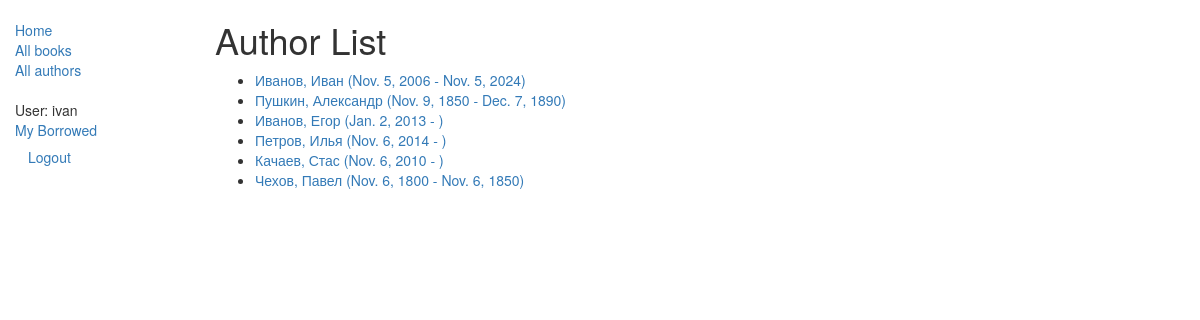
/catalog/authors/ (signed in), run on the app's committed database.
### catalog/models.py (models this page shows)
class Author(models.Model):
    first_name = models.CharField(max_length=100)
    last_name = models.CharField(max_length=100)
    date_of_birth = models.DateField(null=True, blank=True)
    date_of_death = models.DateField('Died', null=True, blank=True)
    def get_absolute_url(self):
        return reverse('author-detail', args=[str(self.id)])
    def __str__(self):
        return '%s, %s' % (self.last_name, self.first_name)

### catalog/views.py (the view)
# urls.py: path('authors/', views.AuthorListView.as_view(), name='authors'),
class AuthorListView(generic.ListView):
    model = Author
    paginate_by = 10

### catalog/templates/catalog/author_list.html
{% extends "base_generic.html" %}
{% block content %}
<h1>Author List</h1>
{% if author_list %}
  <ul>
  {% for author in author_list %}
    <li>
      <a href="{{ author.get_absolute_url }}">
      {{ author }} ({{author.date_of_birth}} - {% if author.date_of_death %}{{author.date_of_death}}{% endif %})
      </a>
    </li>
  {% endfor %}
 </ul>
{% else %}
  <p>There are no authors available.</p>
{% endif %}
{% endblock %}

### catalog/templates/base_generic.html (shortened to what this page needs)
<!doctype html>
<html lang="en">
  <head>
    <link
      rel="stylesheet"
      href="https://maxcdn.bootstrapcdn.com/bootstrap/3.3.7/css/bootstrap.min.css" />
    {% load static %}
    <link rel="stylesheet" href="{% static 'css/styles.css' %}" />
  </head>
  <body>
    <div class="container-fluid">
      <div class="row">
        <div class="col-sm-2">
          {% block sidebar %}
            <ul class="sidebar-nav">
              <li><a href="{% url 'index' %}">Home</a></li>
              <li><a href="{% url 'books' %}">All books</a></li>
              <li><a href="{% url 'authors' %}">All authors</a></li>
            </ul>
            <ul class="sidebar-nav">
              {% if user.is_authenticated %}
               <li>User: {{ user.get_username }}</li>
              <li><a href="{% url 'my-borrowed' %}">My Borrowed</a></li>
               <li>
                 <form id="logout-form" method="post" action="{% url 'logout' %}">
                   <button type="submit" class="btn btn-link">Logout</button>
                 </form>
               </li>
              {% else %}
               <li><a href="{% url 'login'%}?next={{request.path}}">Login</a></li>
             {% endif %}
            </ul>
          {% endblock %}
        </div>
        <div class="col-sm-10 ">{% block content %}{% endblock %}</div>
      </div>
    </div>
  </body>
</html>

### catalog/static/css/styles.css (style rules this page uses)
.sidebar-nav { margin-top: 20px; padding: 0; list-style: none; }

### data on the page
Author: last_name+first_name "Иванов, Иван", date_of_birth "Nov. 5, 2006", date_of_death "Nov. 5, 2024"
Author: last_name+first_name "Пушкин, Александр", date_of_birth "Nov. 9, 1850", date_of_death "Dec. 7, 1890"
Author: last_name+first_name "Иванов, Егор", date_of_birth "Jan. 2, 2013"
Author: last_name+first_name "Петров, Илья", date_of_birth "Nov. 6, 2014"
Author: last_name+first_name "Качаев, Стас", date_of_birth "Nov. 6, 2010"
Author: last_name+first_name "Чехов, Павел", date_of_birth "Nov. 6, 1800", date_of_death "Nov. 6, 1850"

### other printed values
{{ user.get_username }} "ivan"
